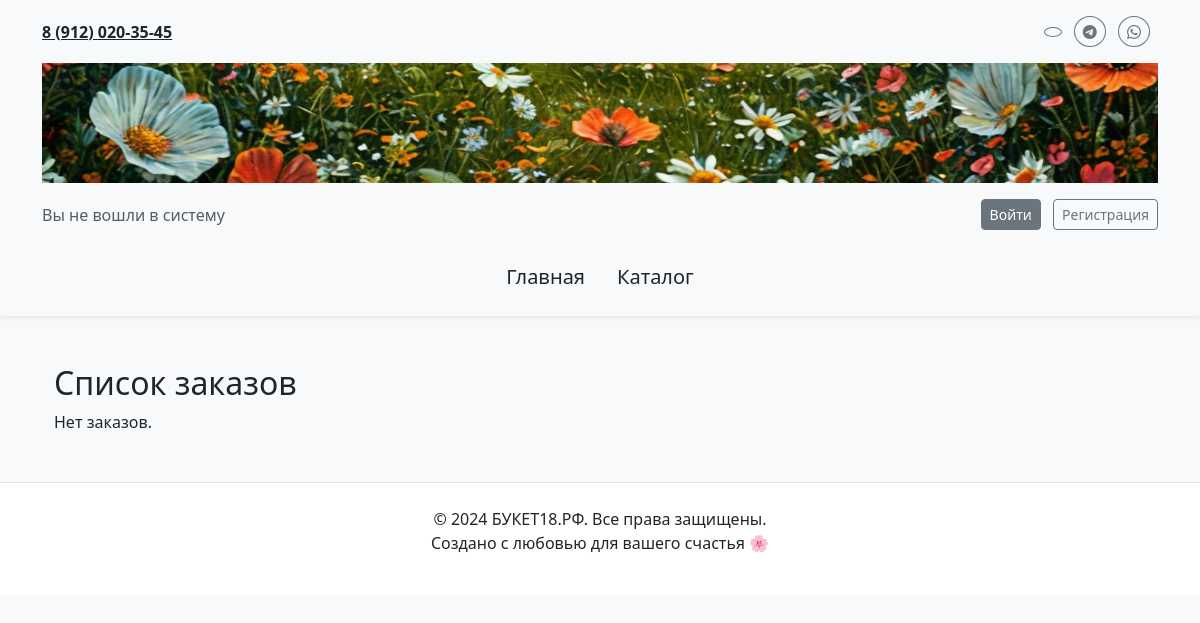
/orders/, run on an earlier commit of the app's database.
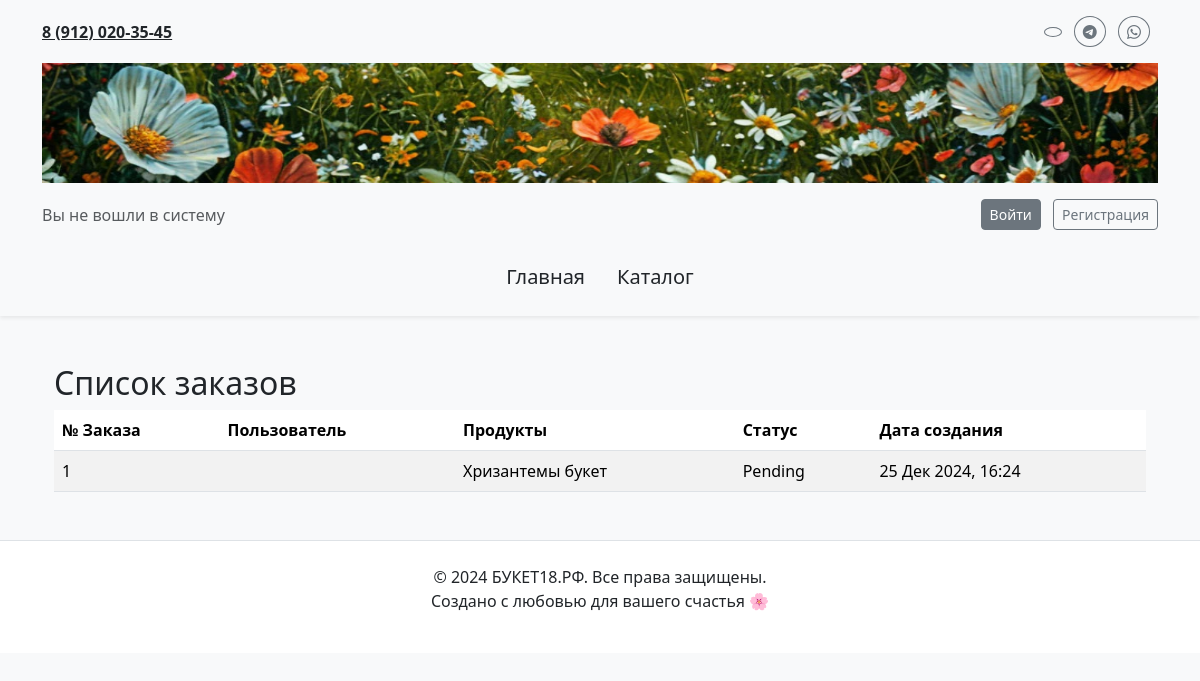
And on a later commit of the database.
### main/models.py (models this page shows, shortened)
class Order(models.Model):
    STATUS_CHOICES = [
        ('PENDING', 'Pending'),
        ('SHIPPED', 'Shipped'),
        ('DELIVERED', 'Delivered'),
        ('CANCELLED', 'Cancelled'),
    ]
    id = models.AutoField(primary_key=True)
    user = models.ForeignKey(User, on_delete=models.CASCADE, related_name='orders', blank=True, null=True)
    customer = models.ForeignKey(Customer, on_delete=models.CASCADE, related_name='orders', blank=True, null=True)  # Новое поле
    products = models.ManyToManyField(Product, related_name='orders')
    status = models.CharField(max_length=20, choices=STATUS_CHOICES, default='PENDING')
    delivery_address = models.CharField(max_length=255, blank=True, null=True)
    created_at = models.DateTimeField(auto_now_add=True)
    class Meta:
        verbose_name = "Заказ"
        verbose_name_plural = "Заказы"

class Product(models.Model):
    id = models.AutoField(primary_key=True)
    name = models.CharField(max_length=255)
    price = models.DecimalField(max_digits=10, decimal_places=2)
    image = models.ImageField(upload_to='products/', null=True, blank=True)
    class Meta:
        verbose_name = "Продукт"
        verbose_name_plural = "Продукты"

### main/views.py (the view)
# urls.py: path('orders/', views.order_list, name='order_list'),
def order_list(request):
    orders = Order.objects.all()
    return render(request, 'main/order_list.html', {'orders': orders})

### main/templates/main/order_list.html (shortened to what this page needs)
{% extends 'main/layoute.html' %}
{% block content %}
    <div class="container my-5">
        <h2>Список заказов</h2>
        {% if orders %}
            <table class="table table-striped">
                <thead>
                    <tr>
                        <th>№ Заказа</th>
                        <th>Пользователь</th>
                        <th>Продукты</th>
                        <th>Статус</th>
                        <th>Дата создания</th>
                    </tr>
                </thead>
                <tbody>
                    {% for order in orders %}
                        <tr>
                            <td>{{ order.id }}</td>
                            <td>{{ order.user.name }}</td>
                            <td>
                                {% for product in order.products.all %}
                                    {{ product.name }}<br>
                                {% endfor %}
                            </td>
                            <td>{{ order.get_status_display }}</td>
                            <td>{{ order.created_at|date:"d M Y, H:i" }}</td>
                        </tr>
                    {% endfor %}
                </tbody>
            </table>
        {% else %}
            <p>Нет заказов.</p>
        {% endif %}
    </div>
{% endblock %}

### main/templates/main/layoute.html (shortened to what this page needs)
{% load static %}
<!DOCTYPE html>
<html lang="en">
<head>
    <link href="https://cdn.jsdelivr.net/npm/bootstrap@5.3.2/dist/css/bootstrap.min.css" rel="stylesheet">
    <link rel="stylesheet" href="{% static 'main/css/main.css' %}">
    <link rel="stylesheet" href="https://cdn.jsdelivr.net/npm/bootstrap-icons/font/bootstrap-icons.css">
</head>
<body class="bg-light text-dark">
    {% include 'main/header.html' %}
    <main class="container my-5">
        {% block content %}{% endblock %}
    </main>
    <footer class="text-center py-4 bg-white border-top">
        <p class="mb-0">&copy; 2024 БУКЕТ18.РФ. Все права защищены.</p>
        <p>Создано с любовью для вашего счастья 🌸</p>
    </footer>
</body>
</html>

### main/templates/main/header.html (shortened to what this page needs)
{% load static %}
<header class="header bg-light py-3 shadow-sm">
  <div class="container">
    <div class="d-flex justify-content-between align-items-center mb-3">
      <div class="contacts">
        <a href="tel:89120203545" class="phone text-dark fw-bold">8 (912) 020-35-45</a>
      </div>
      <div class="social-icons">
        <a href="https://vk.com" target="_blank" class="btn btn-outline-secondary btn-sm rounded-circle me-2">
        </a>
        <a href="https://telegram.org" target="_blank" class="btn btn-outline-secondary btn-sm rounded-circle me-2">
          <i class="bi bi-telegram"></i>
        </a>
        <a href="https://wa.me" target="_blank" class="btn btn-outline-secondary btn-sm rounded-circle me-2">
          <i class="bi bi-whatsapp"></i>
        </a>
      </div>
    </div>
    <div class="text-center logo mb-3">
      <a href="{% url 'index' %}">
        <img src="{% static 'main/images/logo.png' %}" alt="Логотип сайта БУКЕТ18.РФ" class="img-fluid w-100">
      </a>
    </div>
    <div class="user-auth d-flex justify-content-between align-items-center mb-3">
      <div>
        {% if user.is_authenticated %}
          <span class="text-success fw-bold">Добро пожаловать, {{ user.username }}!</span>
        {% else %}
          <span class="text-muted">Вы не вошли в систему</span>
        {% endif %}
      </div>
      <div>
        {% if user.is_authenticated %}
          <a href="{% url 'logout' %}" class="btn btn-outline-secondary btn-sm">Выйти</a>
        {% else %}
          <a href="{% url 'login' %}" class="btn btn-secondary btn-sm">Войти</a>
          <a href="{% url 'register' %}" class="btn btn-outline-secondary btn-sm ms-2">Регистрация</a>
        {% endif %}
      </div>
    </div>
    <nav class="navigation mt-4">
      <ul class="nav justify-content-center">
        <li class="nav-item">
          <a href="{% url 'index' %}" class="nav-link text-dark fs-5">Главная</a>
        </li>
        <li class="nav-item">
          <a href="{% url 'user' %}" class="nav-link text-dark fs-5">Каталог</a>
        </li>
      </ul>
    </nav>
  </div>
</header>

### main/static/main/css/main.css (style rules this page uses)
.header .logo img { max-height: 120px; width: 100%; transition: transform 0.3s ease; }
.header .contacts .phone { font-size: 1rem; font-weight: bold; }
.navigation .nav-link { font-size: 1.2rem; color: #333; }

What changed in the data, as far as the page shows it:
added Order: id "1", status "Pending", created_at "25 Дек 2024, 16:24"
now on this page (row unchanged): Product: name "Хризантемы букет"
Also different on the page:
text no longer shown: "Нет заказов."
text now shown: "№ Заказа Пользователь Продукты Статус Дата создания"
